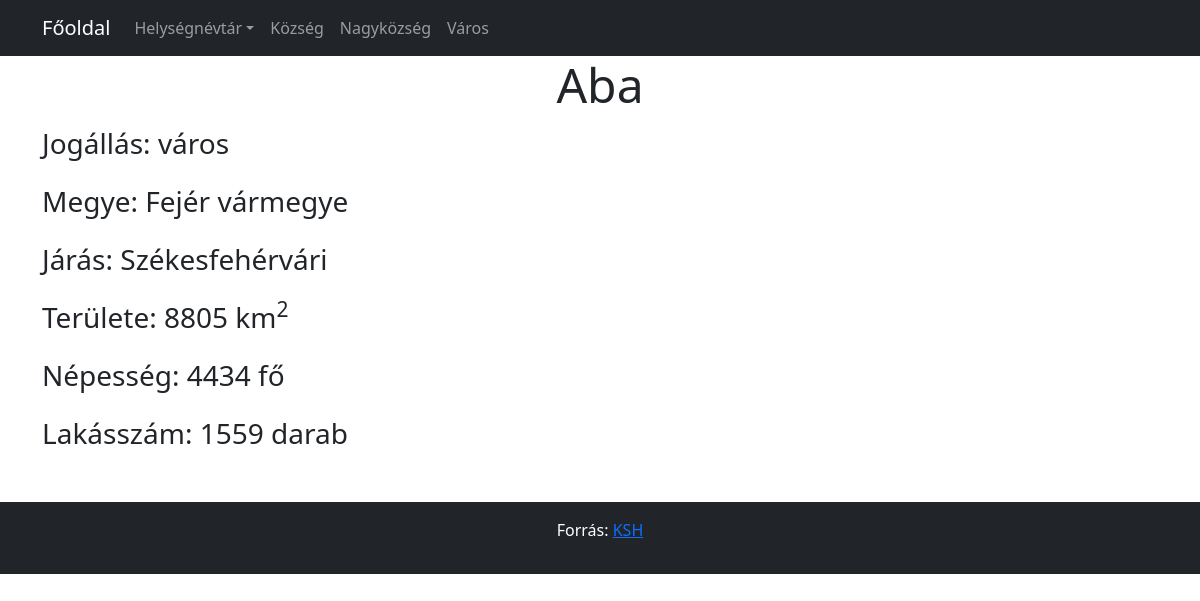
The app's page /?p=adatlap&id=1 with its own data.
### tables this page shows
CREATE TABLE `hnk` (
  `ID` int(4) NOT NULL,
  `helyseg` varchar(50) NOT NULL,
  `jogallas` varchar(50) NOT NULL,
  `megye` varchar(50) NOT NULL,
  `jaras` varchar(50) NOT NULL,
  `terulet` int(6) NOT NULL,
  `nepesseg` int(6) NOT NULL,
  `lakas` int(6) NOT NULL
);

### index.php (called while the page is built, shortened)
<?php
    include("includes/sql.php");
    include("includes/menu.php");
    include("includes/header.php");
    include($content);
    include("includes/footer.php");
?>

### includes/sql.php (called while the page is built, shortened)
<?php
    function Adatlap(){
        $con = Connect();
        $id = $_GET["id"];
        $sql = "SELECT * FROM hnk WHERE id=".$id;
        $result = mysqli_query($con,$sql);
        return $result;
    }
    ?>

### includes/adatlap.php (the view)
<?php
    $result = Adatlap();
    $row = mysqli_fetch_array($result);
?>
<div class="container mb-5">
    <h1 class="text-center display-5">
       <?php echo $row["helyseg"]; ?>
    </h1>
    <p class="fs-3">Jogállás: <?php echo $row["jogallas"]; ?></p>
    <p class="fs-3">Megye: <?php echo $row["megye"]." vármegye"; ?></p>
    <p class="fs-3">Járás: <?php echo $row["jaras"]; ?></p>
    <p class="fs-3">Területe: <?php echo $row["terulet"]; ?> km<sup>2</sup></p>
    <p class="fs-3">Népesség: <?php echo $row["nepesseg"]; ?> fő</p>
    <p class="fs-3">Lakásszám: <?php echo $row["lakas"]; ?> darab</p>
</div>

### records on screen
hnk: helyseg "Aba", jogallas "város", megye "Fejér", jaras "Székesfehérvári", terulet "8805", nepesseg "4434", lakas "1559"
